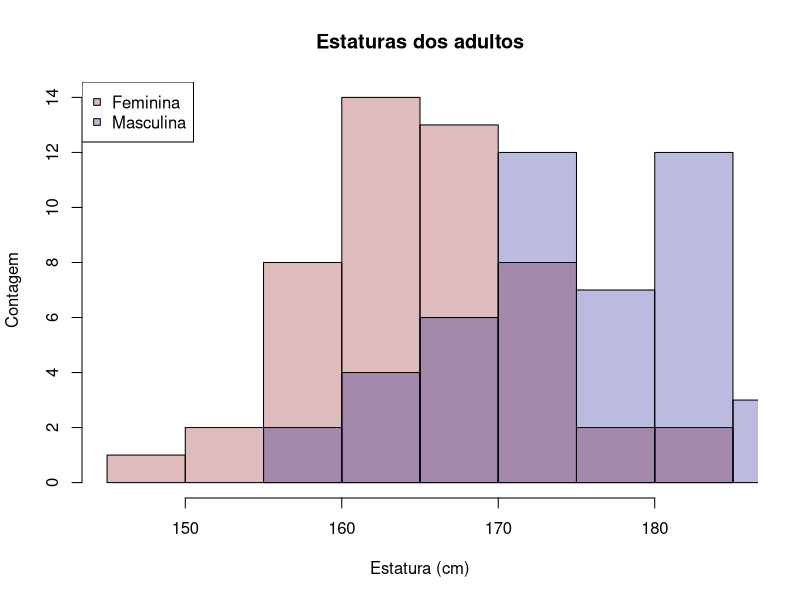

The R source for this figure:
set.seed(123)
Estatura.m <- as.integer(rnorm(n=50, mean=177, sd=10))
Estatura.f <- as.integer(rnorm(n=50, mean=165, sd=8))
hist(Estatura.f, ylab="Contagem", xlab ="Estatura (cm)", 
     main="Estaturas dos adultos",
     col="#88000044")
hist(Estatura.m,  add=TRUE, col="#00008844")
legend("topleft",
       c("Feminina","Masculina"),
       pt.bg=c("#88000044","#00008844"),
       pch=22
       )
